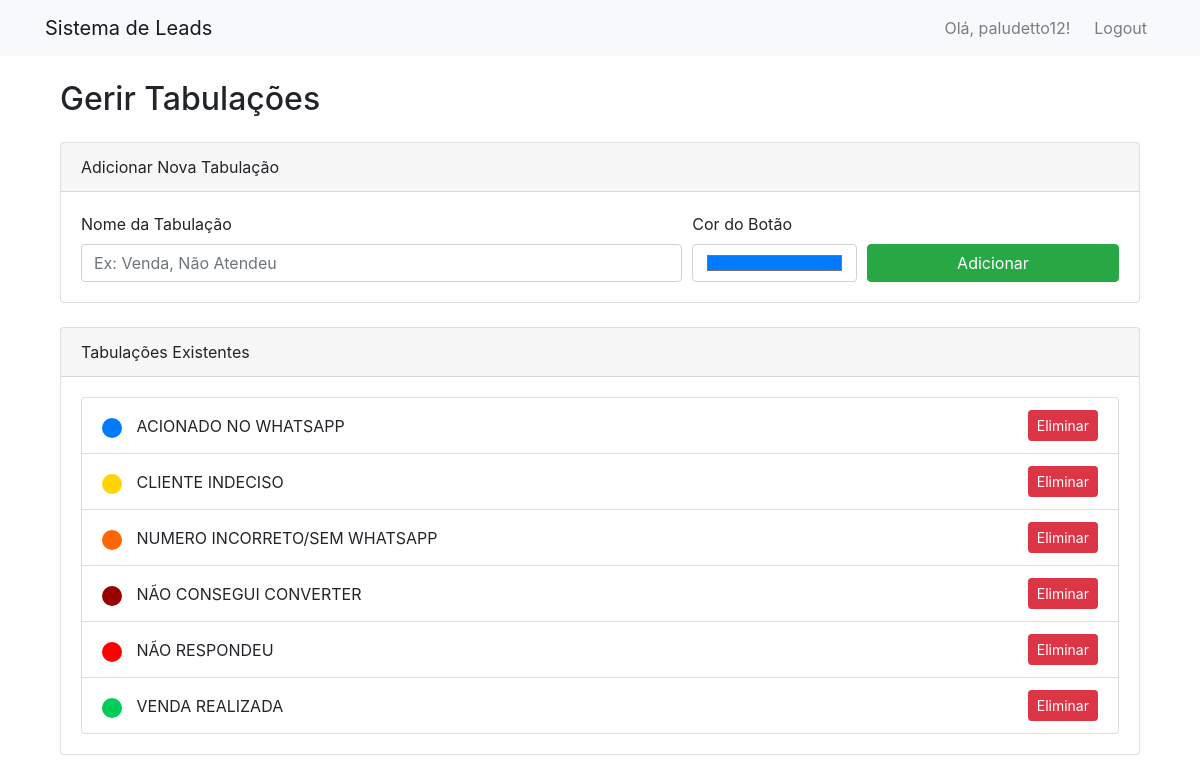
Page /admin/tabulations (signed in) on the committed database.
### app/models.py (models this page shows, shortened)
class User(UserMixin, db.Model):
    __tablename__ = 'user'
    id = db.Column(db.Integer, primary_key=True)
    username = db.Column(db.String(64), index=True, unique=True, nullable=False)
    email = db.Column(db.String(120), index=True, unique=True, nullable=False)
    password_hash = db.Column(db.String(256), nullable=False)
    is_admin = db.Column(db.Boolean, default=False)
    leads = db.relationship('Lead', backref='consultor', lazy='dynamic')
    propostas = db.relationship('Proposta', backref='consultor', lazy='dynamic')
    leads_consumidos = db.relationship('LeadConsumption', backref='consultor', lazy='dynamic')

class Tabulation(db.Model):
    __tablename__ = 'tabulation'
    id = db.Column(db.Integer, primary_key=True)
    name = db.Column(db.String(100), unique=True, nullable=False)
    color = db.Column(db.String(7), nullable=False, default='#007bff')
    leads = db.relationship('Lead', backref='tabulation', lazy='dynamic')

### app/routes.py (the view)
@bp.route('/admin/tabulations')
@login_required
def manage_tabulations():
    if not current_user.is_admin:
        return redirect(url_for('main.index'))
    tabulations = Tabulation.query.order_by(Tabulation.name).all()
    return render_template('admin/manage_tabulations.html', title="Gerir Tabulações", tabulations=tabulations)

### app/models.py (called while the page is built)
@login_manager.user_loader
def load_user(user_id):
    return User.query.get(int(user_id))

### app/templates/admin/manage_tabulations.html
{% extends "base.html" %}
{% block content %}
<div class="container">
    <h2 class="mb-4">Gerir Tabulações</h2>
    <div class="card mb-4">
        <div class="card-header">
            Adicionar Nova Tabulação
        </div>
        <div class="card-body">
            <form action="{{ url_for('main.add_tabulation') }}" method="POST">
                <div class="form-row align-items-end">
                    <div class="col-md-7">
                        <label for="name">Nome da Tabulação</label>
                        <input type="text" class="form-control" id="name" name="name" placeholder="Ex: Venda, Não Atendeu" required>
                    </div>
                    <div class="col-md-2">
                        <label for="color">Cor do Botão</label>
                        <input type="color" class="form-control" id="color" name="color" value="#007bff">
                    </div>
                    <div class="col-md-3">
                        <button type="submit" class="btn btn-success btn-block">Adicionar</button>
                    </div>
                </div>
            </form>
        </div>
    </div>
    <div class="card">
        <div class="card-header">
            Tabulações Existentes
        </div>
        <div class="card-body">
            {% if tabulations %}
            <ul class="list-group">
                {% for tab in tabulations %}
                <li class="list-group-item d-flex justify-content-between align-items-center">
                    <span>
                        <span class="d-inline-block" style="width: 20px; height: 20px; background-color: {{ tab.color }}; border-radius: 50%; margin-right: 10px; vertical-align: middle;"></span>
                        {{ tab.name }}
                    </span>
                    <form action="{{ url_for('main.delete_tabulation', id=tab.id) }}" method="POST" onsubmit="return confirm('Tem a certeza que quer eliminar esta tabulação?');">
                        <button type="submit" class="btn btn-sm btn-danger">Eliminar</button>
                    </form>
                </li>
                {% endfor %}
            </ul>
            {% else %}
            <p class="text-muted">Ainda não existem tabulações. Adicione uma acima.</p>
            {% endif %}
        </div>
    </div>
</div>
{% endblock %}

### app/templates/base.html (shortened to what this page needs)
<!doctype html>
<html lang="pt-br">
  <head>
    <link rel="stylesheet" href="https://stackpath.bootstrapcdn.com/bootstrap/4.5.2/css/bootstrap.min.css">
  </head>
  <body>
    <nav class="navbar navbar-expand-lg navbar-light bg-light">
        <div class="container">
            <a class="navbar-brand" href="{{ url_for('main.index') if current_user.is_authenticated else url_for('main.login') }}">Sistema de Leads</a>
            <div class="collapse navbar-collapse" id="navbarNav">
                <ul class="navbar-nav ml-auto">
                    {% if current_user.is_authenticated %}
                        <li class="nav-item">
                            <span class="navbar-text mr-3">
                                Olá, {{ current_user.username }}!
                            </span>
                        </li>
                        <li class="nav-item">
                            <a class="nav-link" href="{{ url_for('main.logout') }}">Logout</a>
                        </li>
                    {% else %}
                        <li class="nav-item">
                            <a class="nav-link" href="{{ url_for('main.login') }}">Login</a>
                        </li>
                    {% endif %}
                </ul>
            </div>
        </div>
    </nav>
    <main role="main" class="container mt-4">
        {% block content %}{% endblock %}
    </main>
  </body>
</html>

### rows in the picture
User: username "paludetto12"
Tabulation: name "ACIONADO NO WHATSAPP"
Tabulation: name "CLIENTE INDECISO"
Tabulation: name "NUMERO INCORRETO/SEM WHATSAPP"
Tabulation: name "NÃO CONSEGUI CONVERTER"
Tabulation: name "NÃO RESPONDEU"
Tabulation: name "VENDA REALIZADA"
